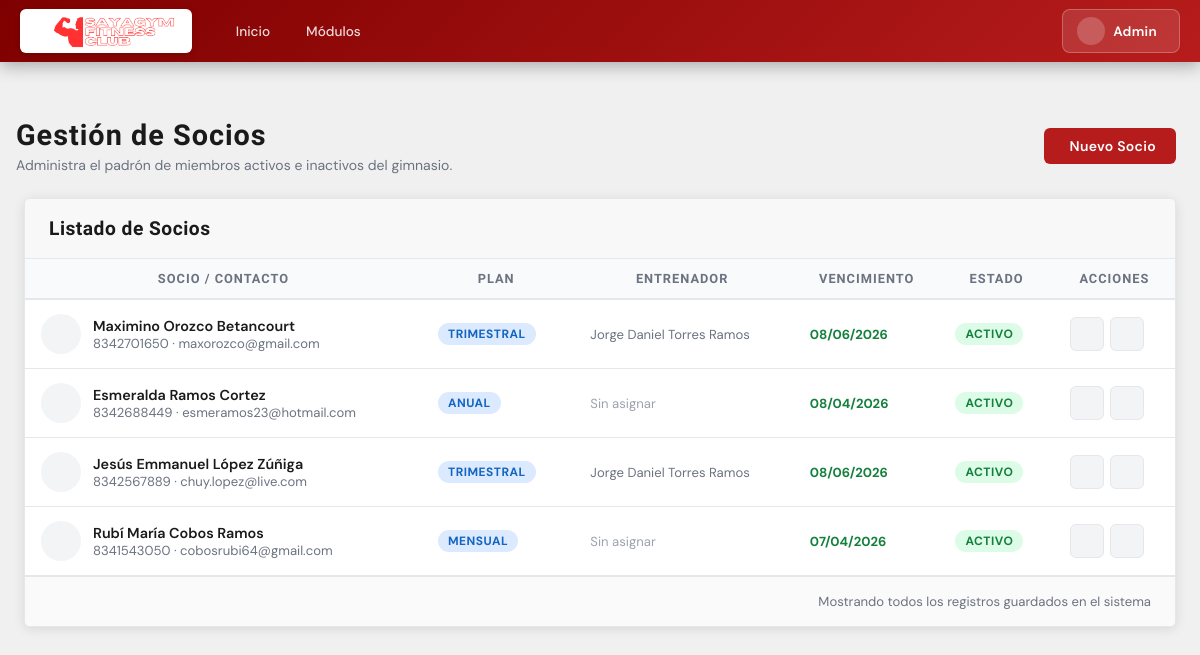
The app's page /primeraparte/socios.php, older data.
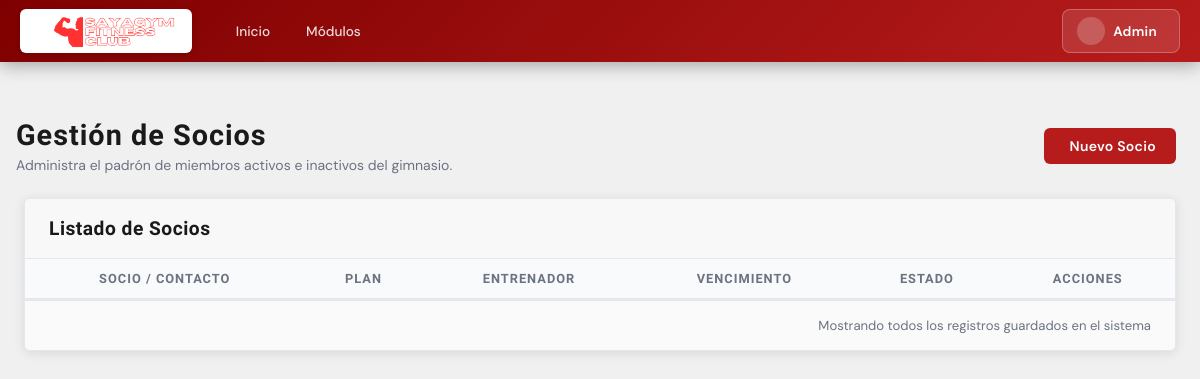
The same page, newer data.
### tables this page shows
CREATE TABLE `socios` (
  `id_socio` int(11) NOT NULL,
  `nombre` varchar(100) NOT NULL,
  `apellido` varchar(100) NOT NULL,
  `foto` varchar(255) DEFAULT NULL,
  `telefono` varchar(20) DEFAULT NULL,
  `contacto_emergencia` varchar(255) DEFAULT NULL,
  `correo` varchar(100) DEFAULT NULL,
  `direccion` text DEFAULT NULL,
  `fecha_nacimiento` date DEFAULT NULL,
  `fecha_registro` date DEFAULT NULL,
  `fecha_vencimiento` date DEFAULT NULL,
  `id_membresia` int(11) DEFAULT NULL,
  `estado` enum('activo','inactivo','vencido') DEFAULT 'activo',
  `id_entrenador` int(11) DEFAULT NULL,
  `qr_codigo` varchar(255) DEFAULT NULL
);

CREATE TABLE `membresias` (
  `id_membresia` int(11) NOT NULL,
  `nombre` varchar(50) NOT NULL,
  `duracion_meses` int(11) NOT NULL,
  `precio` decimal(10,2) NOT NULL,
  `descripcion` text DEFAULT NULL,
  `estado` enum('activo','inactivo') DEFAULT 'activo'
);

CREATE TABLE `entrenadores` (
  `id_entrenador` int(11) NOT NULL,
  `nombre` varchar(100) NOT NULL,
  `especialidad` varchar(100) DEFAULT NULL,
  `telefono` varchar(20) DEFAULT NULL,
  `correo` varchar(100) DEFAULT NULL,
  `fecha_contratacion` date DEFAULT NULL,
  `tarifa_comision` decimal(10,2) DEFAULT 0.00,
  `turno` enum('Matutino','Vespertino','Completo') DEFAULT 'Completo',
  `estado` enum('activo','inactivo') DEFAULT 'activo'
);

### primeraparte/socios.php (the view, shortened to what this page needs)
<?php
include 'config.php';
include 'header.php';
?>
<div class="page-wrapper">
  <div class="container-xl mt-4">
    <div class="row align-items-center mb-4">
      <div class="col">
        <h2 class="page-title">Gestión de Socios</h2>
        <p class="page-subtitle">Administra el padrón de miembros activos e inactivos del gimnasio.</p>
      </div>
      <div class="col-auto">
        <a href="/Sayagym/primeraparte/nuevo_socio.php" class="btn btn-red">
          <i class="ti ti-user-plus"></i> Nuevo Socio
        </a>
      </div>
    </div>
    <div class="card">
      <div class="card-header gray">
        <h3 class="card-title">Listado de Socios</h3>
      </div>
      <div class="table-responsive">
        <table class="gym-table">
          <thead>
            <tr>
              <th>Socio / Contacto</th>
              <th>Plan</th>
              <th>Entrenador</th>
              <th>Vencimiento</th>
              <th>Estado</th>
              <th>Acciones</th>
            </tr>
          </thead>
          <tbody>
            <?php
$sql = "SELECT s.*, m.nombre as plan, e.nombre as nombre_profe
                    FROM socios s
                    JOIN membresias m ON s.id_membresia = m.id_membresia
                    LEFT JOIN entrenadores e ON s.id_entrenador = e.id_entrenador
                    ORDER BY s.id_socio DESC";
$res = $conexion->query($sql);
while ($row = $res->fetch_assoc()) {
  $vence = strtotime($row['fecha_vencimiento']);
  $hoy = strtotime(date('Y-m-d'));
  $vencido = $vence < $hoy;
  if ($row['estado'] == 'inactivo') {
    $status_class = 'badge-secondary';
    $status_text = 'INACTIVO';
  }
  else if ($vencido) {
    $status_class = 'badge-red';
    $status_text = 'VENCIDO';
  }
  else {
    $status_class = 'badge-green';
    $status_text = 'ACTIVO';
  }
?>
            <tr>
              <td>
                <div style="display:flex; align-items:center; gap:12px;">
                  <?php if (!empty($row['foto'])) { ?>
                    <img src="<?php echo htmlspecialchars($row['foto']); ?>" style="width:40px;height:40px;border-radius:50%;object-fit:cover;">
                  <?php
  }
  else { ?>
                    <div style="width:40px;height:40px;border-radius:50%;background:#F3F4F6;display:flex;align-items:center;justify-content:center;color:#9CA3AF;"><i class="ti ti-user"></i></div>
                  <?php
  }?>
                  <div>
                    <div class="td-name"><?php echo $row['nombre'] . " " . $row['apellido']; ?></div>
                    <div class="td-muted">
                      <?php echo htmlspecialchars($row['telefono']); ?>
                      <?php if ($row['correo']) {
    echo " &middot; " . htmlspecialchars($row['correo']);
  }?>
                    </div>
                  </div>
                </div>
              </td>
              <td><span class="badge badge-blue"><?php echo $row['plan']; ?></span></td>
              <td class="td-muted">
                <?php echo $row['nombre_profe'] ? $row['nombre_profe'] : '<span style="color:#9CA3AF">Sin asignar</span>'; ?>
              </td>
              <td>
                <span class="<?php echo $vencido ? 'text-red' : 'text-green'; ?> fw-bold small">
                  <?php echo date('d/m/Y', $vence); ?>
                </span>
              </td>
              <td>
                <span class="badge <?php echo $status_class; ?>">
                  <?php echo $status_text; ?>
                </span>
              </td>
              <td>
                <div class="btn-list">
                  <a href="/Sayagym/primeraparte/editar_socio.php?id=<?php echo $row['id_socio']; ?>" class="btn btn-icon edit" title="Editar este registro">
                  </a>
                  <a href="/Sayagym/primeraparte/eliminar_socio.php?id=<?php echo $row['id_socio']; ?>"
                     class="btn btn-icon" title="Eliminar registro"
                     onclick="return confirm('¿Estás totalmente seguro de que quieres eliminar a este socio del sistema?');">
                  </a>
                </div>
              </td>
            </tr>
            <?php
}
?>
          </tbody>
        </table>
      </div>
      <div class="card-footer d-flex align-items-center">
        <p class="m-0 text-muted small">Mostrando todos los registros guardados en el sistema</p>
      </div>
    </div>
  </div>
</div>
<?php include 'footer.php'; ?>

Row changes from the older to the newer data that the page shows:
removed socios: nombre "Maximino", apellido "Orozco Betancourt", telefono "8342701650", correo "maxorozco@gmail.com", id_membresia.nombre "TRIMESTRAL", id_entrenador.nombre "Jorge Daniel Torres Ramos", fecha_vencimiento "08/06/2026", fecha_vencimiento "ACTIVO"
removed socios: nombre "Esmeralda", apellido "Ramos Cortez", telefono "8342688449", correo "esmeramos23@hotmail.com", id_membresia.nombre "ANUAL", shows "Sin asignar", fecha_vencimiento "08/04/2026", fecha_vencimiento "ACTIVO"
removed socios: nombre "Jesús Emmanuel", apellido "López Zúñiga", telefono "8342567889", correo "chuy.lopez@live.com", id_membresia.nombre "TRIMESTRAL", id_entrenador.nombre "Jorge Daniel Torres Ramos", fecha_vencimiento "08/06/2026", fecha_vencimiento "ACTIVO"
removed socios: nombre "Rubí María", apellido "Cobos Ramos", telefono "8341543050", correo "cobosrubi64@gmail.com", id_membresia.nombre "MENSUAL", shows "Sin asignar", fecha_vencimiento "07/04/2026", fecha_vencimiento "ACTIVO"
